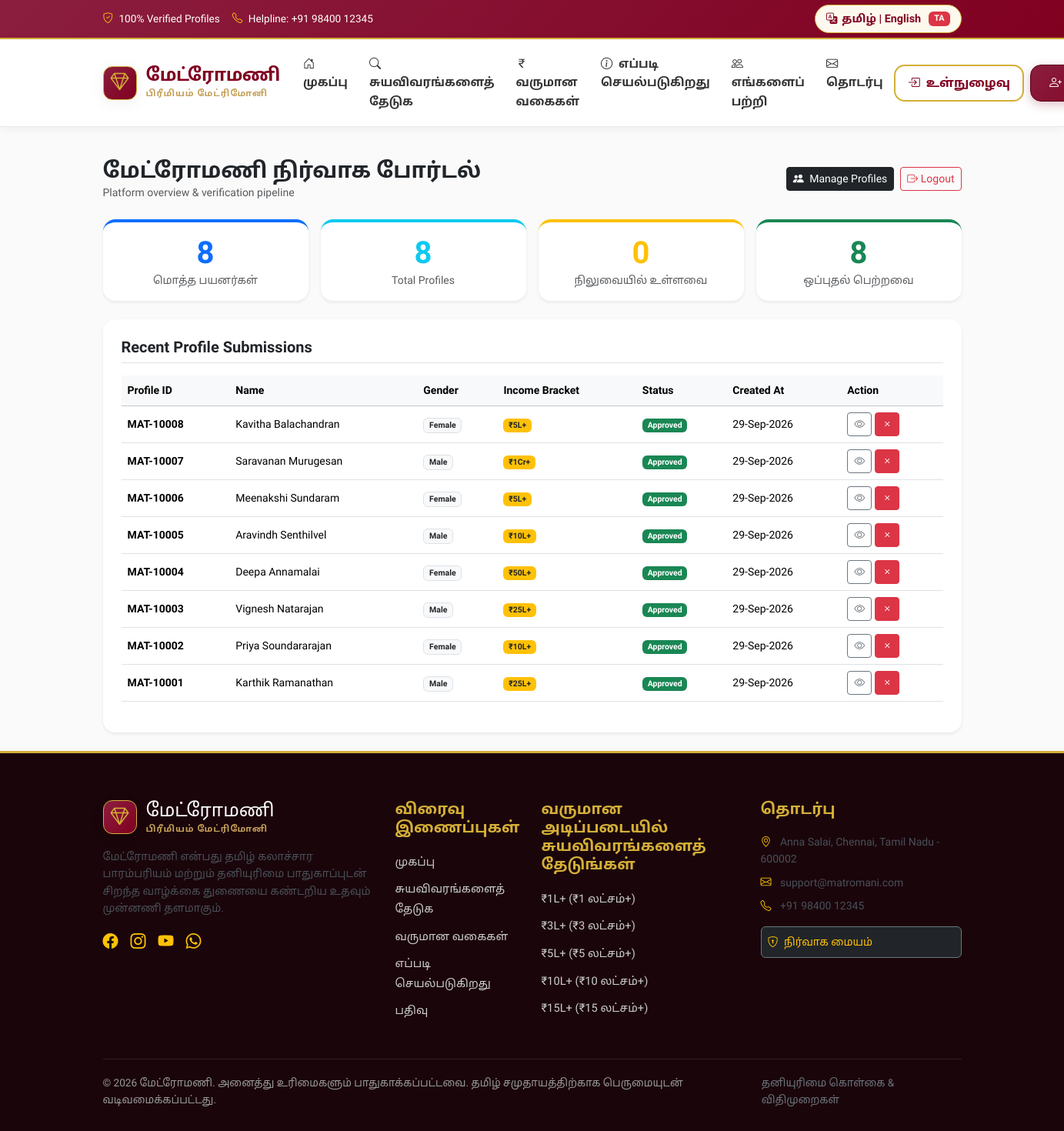
Screenshot of /admin/dashboard (signed in) with the database file from the repository.
### models.py (models this page shows, shortened)
class Profile(db.Model):
    __tablename__ = 'profiles'
    id = db.Column(db.Integer, primary_key=True)
    user_id = db.Column(db.Integer, db.ForeignKey('users.id', ondelete='CASCADE'), nullable=False, unique=True)
    profile_id = db.Column(db.String(30), unique=True, nullable=False, index=True)  # e.g., MAT-10001
    profile_type = db.Column(db.String(20), nullable=False)  # bride, groom
    profile_created_for = db.Column(db.String(50), nullable=False)  # Self, Son, Daughter, etc.
    first_name = db.Column(db.String(80), nullable=False)
    last_name = db.Column(db.String(80), nullable=False)
    gender = db.Column(db.String(10), nullable=False)  # Female, Male
    status = db.Column(db.String(20), default='pending')  # pending, approved, rejected, hidden
    about_me = db.Column(db.Text, nullable=True)
    created_at = db.Column(db.DateTime, default=datetime.utcnow)
    updated_at = db.Column(db.DateTime, default=datetime.utcnow, onupdate=datetime.utcnow)
    personal_details = db.relationship('PersonalDetail', backref='profile', uselist=False, cascade='all, delete-orphan')
    birth_details = db.relationship('BirthDetail', backref='profile', uselist=False, cascade='all, delete-orphan')
    address = db.relationship('Address', backref='profile', uselist=False, cascade='all, delete-orphan')
    education_details = db.relationship('EducationDetail', backref='profile', uselist=False, cascade='all, delete-orphan')
    career_details = db.relationship('CareerDetail', backref='profile', uselist=False, cascade='all, delete-orphan')
    income_details = db.relationship('IncomeDetail', backref='profile', uselist=False, cascade='all, delete-orphan')
    family_details = db.relationship('FamilyDetail', backref='profile', uselist=False, cascade='all, delete-orphan')
    horoscope_details = db.relationship('HoroscopeDetail', backref='profile', uselist=False, cascade='all, delete-orphan')
    lifestyle_details = db.relationship('LifestyleDetail', backref='profile', uselist=False, cascade='all, delete-orphan')
    partner_preferences = db.relationship('PartnerPreference', backref='profile', uselist=False, cascade='all, delete-orphan')
    privacy_settings = db.relationship('PrivacySetting', backref='profile', uselist=False, cascade='all, delete-orphan')
    photos = db.relationship('ProfilePhoto', backref='profile', lazy='dynamic', cascade='all, delete-orphan')
    jathagam_files = db.relationship('JathagamFile', backref='profile', lazy='dynamic', cascade='all, delete-orphan')
    views_received = db.relationship('ProfileView', foreign_keys='ProfileView.viewed_profile_id', backref='viewed_profile', lazy='dynamic')
    @property
    def full_name(self):
        return f"{self.first_name} {self.last_name}".strip()

class IncomeDetail(db.Model):
    __tablename__ = 'income_details'
    id = db.Column(db.Integer, primary_key=True)
    profile_id = db.Column(db.Integer, db.ForeignKey('profiles.id', ondelete='CASCADE'), nullable=False, unique=True)
    annual_income = db.Column(db.Float, nullable=False)  # Exact amount in INR
    income_category = db.Column(db.String(50), nullable=False)  # ₹1L+, ₹3L+, ₹5L+, ₹10L+, etc.
    category_id = db.Column(db.Integer, db.ForeignKey('income_categories.id'), nullable=True)
    currency = db.Column(db.String(10), default='INR')
    hide_exact_income = db.Column(db.Boolean, default=True)  # Privacy requirement: never show exact unless allowed

### routes/admin_routes.py (the view)
@admin_bp.route('/dashboard')
def dashboard():
    if not session.get('admin_id'):
        return redirect(url_for('admin.login'))
    total_users = User.query.count()
    total_profiles = Profile.query.count()
    pending_profiles = Profile.query.filter_by(status='pending').count()
    approved_profiles = Profile.query.filter_by(status='approved').count()
    recent_profiles = Profile.query.order_by(Profile.created_at.desc()).limit(10).all()
    return render_template(
        'admin/dashboard.html',
        total_users=total_users,
        total_profiles=total_profiles,
        pending_profiles=pending_profiles,
        approved_profiles=approved_profiles,
        recent_profiles=recent_profiles
    )

### translations.py (called while the page is built)
def translate(key, lang='ta', **kwargs):
    if lang not in ('ta', 'en'):
        lang = 'ta'
    entry = TRANSLATIONS.get(key)
    if entry and lang in entry:
        val = entry[lang]
        if kwargs:
            try:
                return val.format(**kwargs)
            except Exception:
                return val
        return val
    return key

### templates/admin/dashboard.html (shortened to what this page needs)
{% extends "base.html" %}
{% block content %}
<div class="container py-4">
    <div class="d-flex justify-content-between align-items-center mb-4">
        <div>
            <h1 class="h3 fw-bold text-dark m-0">{{ t('admin_title') }}</h1>
            <p class="text-muted small m-0">Platform overview & verification pipeline</p>
        </div>
        <div class="d-flex gap-2">
            <a href="{{ url_for('admin.profiles_list') }}" class="btn btn-dark btn-sm">
                <i class="bi bi-people-fill me-1"></i> Manage Profiles
            </a>
            <a href="{{ url_for('admin.logout') }}" class="btn btn-outline-danger btn-sm">
                <i class="bi bi-box-arrow-right"></i> Logout
            </a>
        </div>
    </div>
    <div class="row row-cols-2 row-cols-md-4 g-3 mb-4">
        <div class="col">
            <div class="card border-0 shadow-sm rounded-4 p-3 bg-white text-center border-top border-4 border-primary">
                <div class="display-6 fw-bold text-primary">{{ total_users }}</div>
                <div class="small text-muted">{{ t('admin_stats_total_users') }}</div>
            </div>
        </div>
        <div class="col">
            <div class="card border-0 shadow-sm rounded-4 p-3 bg-white text-center border-top border-4 border-info">
                <div class="display-6 fw-bold text-info">{{ total_profiles }}</div>
                <div class="small text-muted">Total Profiles</div>
            </div>
        </div>
        <div class="col">
            <div class="card border-0 shadow-sm rounded-4 p-3 bg-white text-center border-top border-4 border-warning">
                <div class="display-6 fw-bold text-warning">{{ pending_profiles }}</div>
                <div class="small text-muted">{{ t('admin_stats_pending_approval') }}</div>
            </div>
        </div>
        <div class="col">
            <div class="card border-0 shadow-sm rounded-4 p-3 bg-white text-center border-top border-4 border-success">
                <div class="display-6 fw-bold text-success">{{ approved_profiles }}</div>
                <div class="small text-muted">{{ t('admin_stats_approved') }}</div>
            </div>
        </div>
    </div>
    <div class="card border-0 shadow-sm rounded-4 p-4 bg-white">
        <h5 class="fw-bold mb-3 border-bottom pb-2">Recent Profile Submissions</h5>
        <div class="table-responsive">
            <table class="table table-hover align-middle small">
                <thead class="table-light">
                    <tr>
                        <th>Profile ID</th>
                        <th>Name</th>
                        <th>Gender</th>
                        <th>Income Bracket</th>
                        <th>Status</th>
                        <th>Created At</th>
                        <th>Action</th>
                    </tr>
                </thead>
                <tbody>
                    {% for p in recent_profiles %}
                    <tr>
                        <td><strong>{{ p.profile_id }}</strong></td>
                        <td>{{ p.full_name }}</td>
                        <td><span class="badge bg-light text-dark border">{{ p.gender }}</span></td>
                        <td><span class="badge bg-warning text-dark">{{ p.income_details.income_category if p.income_details else '-' }}</span></td>
                        <td>
                            {% if p.status == 'approved' %}
                                <span class="badge bg-success">Approved</span>
                            {% elif p.status == 'pending' %}
                                <span class="badge bg-warning text-dark">Pending</span>
                            {% else %}
                                <span class="badge bg-danger">{{ p.status }}</span>
                            {% endif %}
                        </td>
                        <td>{{ p.created_at.strftime('%d-%b-%Y') }}</td>
                        <td>
                            <div class="d-flex gap-1">
                                <a href="{{ url_for('profile.view_profile', profile_id=p.profile_id) }}" class="btn btn-outline-secondary btn-sm" target="_blank">
                                    <i class="bi bi-eye"></i>
                                </a>
                                {% if p.status != 'rejected' %}
                                <form method="POST" action="{{ url_for('admin.reject_profile', profile_id=p.id) }}" class="d-inline">
                                    <button class="btn btn-danger btn-sm" title="Reject"><i class="bi bi-x"></i></button>
                                </form>
                                {% endif %}
                            </div>
                        </td>
                    </tr>
                    {% endfor %}
                </tbody>
            </table>
        </div>
    </div>
</div>
{% endblock %}

### static/css/style.css (style rules this page uses)
:root { --primary-burgundy: #800020; --primary-rose: #8B1E3F; --primary-deep: #5A0016; --secondary-gold: #D4AF37; --secondary-warm-gold: #C5A059; --gold-gradient: linear-gradient(135deg, #F9E79F 0%, #D4AF37 50%, #B7950B 100%); --burgundy-gradient: linear-gradient(135deg, #8B1E3F 0%, #800020 100%); --bg-color: #FAFAFA; --card-bg: #FFFFFF; --text-main: #222222; --text-muted: #666666; --border-color: #ECEAE4; --radius-sm: 8px; --radius-md: 14px; --radius-lg: 20px; --shadow-subtle: 0 4px 20px rgba(0, 0, 0, 0.06); --shadow-hover: 0 8px 30px rgba(128, 0, 32, 0.12); --btn-min-height: 48px; --font-family: 'Mukta', 'Noto Sans Tamil', -apple-system, BlinkMacSystemFont, "Segoe UI", Roboto, sans-serif; }
body { font-family: var(--font-family); background-color: var(--bg-color); color: var(--text-main); line-height: 1.6; padding-bottom: 70px; }
@media (min-width: 992px) { body { padding-bottom: 0; } }
a { color: var(--primary-burgundy); text-decoration: none; transition: all 0.25s ease; }

### rows the page displays
Profile: profile_id "MAT-10008", full_name "Kavitha Balachandran", gender "Female", income_details "₹5L+", status "Approved", created_at "29-Sep-2026"
Profile: profile_id "MAT-10007", full_name "Saravanan Murugesan", gender "Male", income_details "₹1Cr+", status "Approved", created_at "29-Sep-2026"
Profile: profile_id "MAT-10006", full_name "Meenakshi Sundaram", gender "Female", income_details "₹5L+", status "Approved", created_at "29-Sep-2026"
Profile: profile_id "MAT-10005", full_name "Aravindh Senthilvel", gender "Male", income_details "₹10L+", status "Approved", created_at "29-Sep-2026"
Profile: profile_id "MAT-10004", full_name "Deepa Annamalai", gender "Female", income_details "₹50L+", status "Approved", created_at "29-Sep-2026"
Profile: profile_id "MAT-10003", full_name "Vignesh Natarajan", gender "Male", income_details "₹25L+", status "Approved", created_at "29-Sep-2026"
Profile: profile_id "MAT-10002", full_name "Priya Soundararajan", gender "Female", income_details "₹10L+", status "Approved", created_at "29-Sep-2026"
Profile: profile_id "MAT-10001", full_name "Karthik Ramanathan", gender "Male", income_details "₹25L+", status "Approved", created_at "29-Sep-2026"

### other values shown
{{ t('language_display_desktop') }} "தமிழ் | English"
{{ current_lang }} "TA"
{{ t('nav_brand') }} "மேட்ரோமணி"
{{ t('nav_tagline') }} "பிரீமியம் மேட்ரிமோனி"
{{ t('nav_home') }} "முகப்பு"
{{ t('nav_search') }} "சுயவிவரங்களைத் தேடுக"
{{ t('nav_income_categories') }} "வருமான வகைகள்"
{{ t('nav_how_it_works') }} "எப்படி செயல்படுகிறது"
{{ t('nav_about') }} "எங்களைப் பற்றி"
{{ t('nav_contact') }} "தொடர்பு"
{{ t('nav_login') }} "உள்நுழைவு"
{{ t('admin_title') }} "மேட்ரோமணி நிர்வாக போர்டல்"
{{ total_users }} "8"
{{ t('admin_stats_total_users') }} "மொத்த பயனர்கள்"
{{ total_profiles }} "8"
